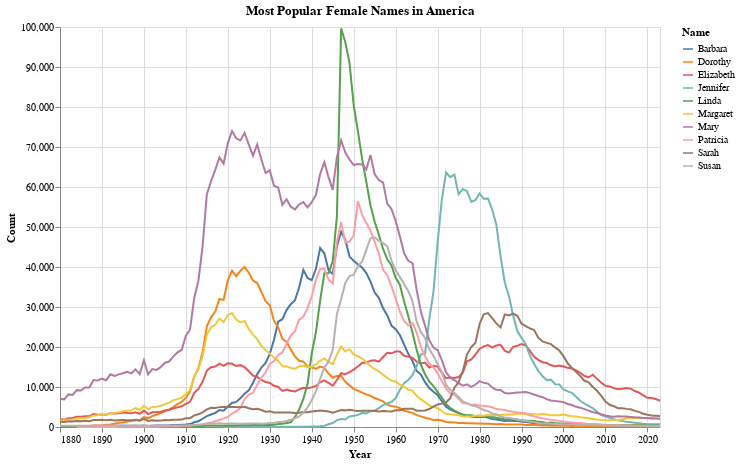

Notebook cell for this chart:
### Code cell
# Extract top 10 most common female names in the database and track their trends over the years

f_df = national_df[national_df['Sex'] == 'F']
grouped = f_df.groupby('Name')['Count'].sum().reset_index(name='Total Count').sort_values('Total Count', ascending=False).head(10)
top_f_names = f_df[f_df['Name'].isin(grouped['Name'])]
f_names_trend = top_f_names.groupby(['Name', 'Year'])['Count'].sum().reset_index()

alt.Chart(f_names_trend, title='Most Popular Female Names in America').mark_line().encode(
    x=alt.X('Year:T', axis=alt.Axis(format='%Y')),
    y='Count:Q',
    color='Name:N'
).properties(
    width=600,
    height=400
)

### Figure 1 — Vega specification as saved in the notebook (floating-point values rounded to 4 significant figures; data arrays with more than 128 entries replaced by an {"elided": "..."} marker saying what was removed)
{"$schema": "https://vega.github.io/schema/vega/v5.json", "data": [{"name": "source_0", "values": {"elided": "1397 records"}, "transform": [{"type": "formula", "expr": "toDate(datum['Year'])", "as": "Year"}]}, {"name": "source_0_y_domain_Count", "values": [{"min": 5, "max": 99693}]}, {"name": "source_0_color_domain_Name", "values": [{"Name": "Barbara"}, {"Name": "Dorothy"}, {"Name": "Elizabeth"}, {"Name": "Jennifer"}, {"Name": "Linda"}, {"Name": "Margaret"}, {"Name": "Mary"}, {"Name": "Patricia"}, {"Name": "Sarah"}, {"Name": "Susan"}]}], "marks": [{"type": "group", "name": "pathgroup", "from": {"facet": {"data": "source_0", "name": "faceted_path_main", "groupby": ["Name"]}}, "encode": {"update": {"height": {"field": {"signal": null, "datum": null, "group": "height", "parent": null}}, "width": {"field": {"signal": null, "datum": null, "group": "width", "parent": null}}}}, "marks": [{"type": "line", "name": "marks", "from": {"data": "faceted_path_main"}, "sort": {"field": "datum[\"Year\"]"}, "encode": {"update": {"stroke": {"field": "Name", "scale": "color"}, "x": {"field": "Year", "scale": "x"}, "y": {"field": "Count", "scale": "y"}, "defined": {"signal": "isValid(datum[\"Year\"]) && isFinite(+datum[\"Year\"]) && isValid(datum[\"Count\"]) && isFinite(+datum[\"Count\"])"}}}, "style": ["line"]}]}], "scales": [{"name": "x", "type": "time", "domain": {"data": "source_0", "field": "Year"}, "range": [0, {"signal": "width"}]}, {"name": "y", "type": "linear", "domain": [{"signal": "(data(\"source_0_y_domain_Count\")[0] || {}).min"}, {"signal": "(data(\"source_0_y_domain_Count\")[0] || {}).max"}], "range": [{"signal": "height"}, 0], "nice": true, "zero": true}, {"name": "color", "type": "ordinal", "domain": {"data": "source_0_color_domain_Name", "field": "Name", "sort": true}, "range": "category"}], "axes": [{"scale": "x", "zindex": 0, "gridScale": "y", "minExtent": 0, "orient": "bottom", "aria": false, "grid": true, "tickCount": {"signal": "ceil(width/40)"}, "domain": false, "ticks": false, "maxExtent": 0, "labels": false}, {"scale": "y", "grid": true, "aria": false, "orient": "left", "domain": false, "labels": false, "maxExtent": 0, "tickCount": {"signal": "ceil(height/40)"}, "gridScale": "x", "minExtent": 0, "ticks": false, "zindex": 0}, {"scale": "x", "labelFlush": true, "labelOverlap": true, "grid": false, "orient": "bottom", "zindex": 0, "title": "Year", "format": "%Y", "tickCount": {"signal": "ceil(width/40)"}}, {"scale": "y", "orient": "left", "zindex": 0, "labelOverlap": true, "tickCount": {"signal": "ceil(height/40)"}, "grid": false, "title": "Count"}], "title": {"text": "Most Popular Female Names in America", "frame": "group"}, "style": "cell", "height": 400, "legends": [{"stroke": "color", "symbolType": "stroke", "title": "Name"}], "width": 600, "background": "white", "padding": 5}
